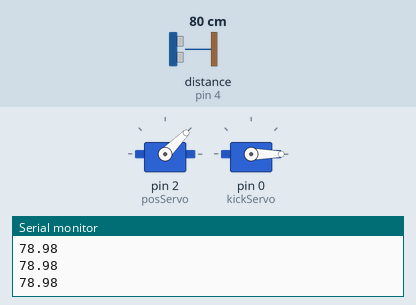
Simulated run of this sketch. Board: Arduino Uno, built with avr-gcc and run on an emulated ATmega328P. Shown: 2 × servo, the last lines printed to the serial monitor. Wiring (inferred from the names in the program): ultrasonic range finder: trigger pin 5; echo pin 4. Inputs (shaded band) come from the test bench; at power-on: distance to the obstacle (sensor on pin 4) 80 cm. The echo pulse lasts 58.3 µs per cm.

Above: at 1.2 s.
1.3 s: distance to the obstacle (sensor on pin 4) set to 12 cm
2.8 s: distance to the obstacle (sensor on pin 4) set to 9 cm
At 3.5 s:
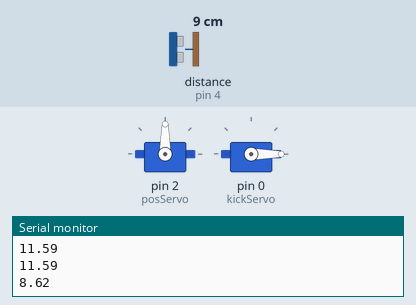
5.8 s: distance to the obstacle (sensor on pin 4) set to 2 cm
At 6.9 s:
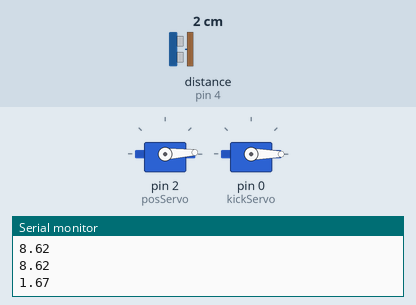
8.8 s: distance to the obstacle (sensor on pin 4) set to 5 cm
11.8 s: distance to the obstacle (sensor on pin 4) set to 8 cm
At 12.59 s:
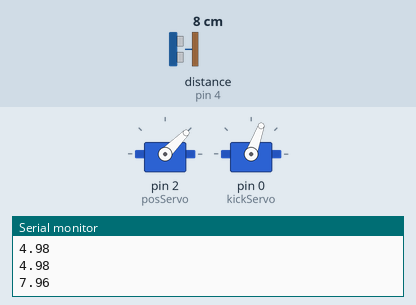
14.8 s: distance to the obstacle (sensor on pin 4) set to 4 cm
At 15.8 s:
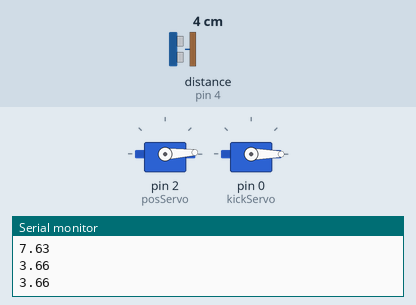
Timing chart, 0 to 18.8 s (numbered marks = the images above; inputs shaded):
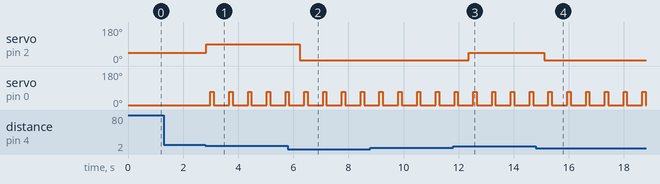

Measured:
- the behaviour switches between 11 and 10 cm on distance to the obstacle (sensor on pin 4) (found by bisection; images 0 and 1)
- the behaviour switches between 6 and 7 cm on distance to the obstacle (sensor on pin 4) (found by bisection; images 2 and 3)
- after the input at 2.8 s, servo on pin 2 (posServo): 45° → 90° at once; servo on pin 0 (kickServo): alternates 70° for 0.12 s and 0° for 0.56 s, starting after 0.19 s
- after the input at 5.8 s, servo on pin 2 (posServo): 90° → 3° after 0.44 s
- after the input at 11.8 s, servo on pin 2 (posServo): 3° → 45° after 0.57 s
- after the input at 14.8 s, servo on pin 2 (posServo): 45° → 3° after 0.30 s

The sketch:

robotic_arm_table_tennis__v2.ino
```cpp
#include <Servo.h>

const int trigPin = 5;
const int echoPin = 4;

Servo posServo;     // Servo that chooses position
Servo kickServo;    // Servo that kicks the ball

void setup() {
  Serial.begin(9600);

  pinMode(trigPin, OUTPUT);
  pinMode(echoPin, INPUT);

  posServo.attach(2);
  kickServo.attach(0);

  // Start servos at rest
  posServo.write(45);
  kickServo.write(0);
}

void loop() {
  float distance = measureDistance();
  Serial.println(distance);

  if (distance < 6) {
    // Position 1
    posServo.write(3);
    delay(80);
    kickBall();
  }
  else if (distance < 8) {
    // Position 2
    posServo.write(45);
    delay(80);
    kickBall();
  }
  else if (distance < 10) {
    // Position 3
    posServo.write(90);
    delay(80);
    kickBall();
  }

  delay(50);
}

void kickBall() {
  kickServo.write(0);
  delay(80);

  kickServo.write(70);   // Kick forward
  delay(120);

  kickServo.write(0);    // Return to rest
  delay(350);
}

// Ultrasonic measurement
float measureDistance() {
  digitalWrite(trigPin, LOW);
  delayMicroseconds(3);

  digitalWrite(trigPin, HIGH);
  delayMicroseconds(10);
  digitalWrite(trigPin, LOW);

  long duration = pulseIn(echoPin, HIGH, 25000); // timeout 25ms

  float distance = duration * 0.034 / 2;
  return distance;
}
```
